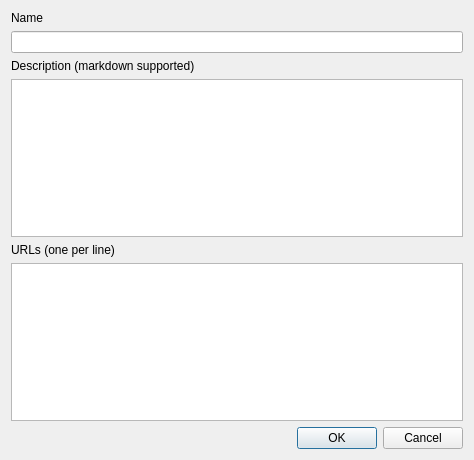
<?xml version="1.0" encoding="UTF-8"?>
<ui version="4.0">
 <class>NewTagDialog</class>
 <widget class="QDialog" name="NewTagDialog">
  <property name="geometry">
   <rect>
    <x>0</x>
    <y>0</y>
    <width>474</width>
    <height>460</height>
   </rect>
  </property>
  <property name="windowTitle">
   <string>Add new tag</string>
  </property>
  <property name="modal">
   <bool>false</bool>
  </property>
  <layout class="QVBoxLayout" name="verticalLayout">
   <item>
    <widget class="QLabel" name="label">
     <property name="text">
      <string>Name</string>
     </property>
    </widget>
   </item>
   <item>
    <widget class="QLineEdit" name="nameLineEdit"/>
   </item>
   <item>
    <widget class="QLabel" name="label_2">
     <property name="text">
      <string>Description (markdown supported)</string>
     </property>
    </widget>
   </item>
   <item>
    <widget class="QPlainTextEdit" name="descriptionPlainTextEdit"/>
   </item>
   <item>
    <widget class="QLabel" name="label_3">
     <property name="text">
      <string>URLs (one per line)</string>
     </property>
    </widget>
   </item>
   <item>
    <widget class="PlainTextListEdit" name="urlsPlainTextListEdit"/>
   </item>
   <item>
    <widget class="QDialogButtonBox" name="buttonBox">
     <property name="orientation">
      <enum>Qt::Orientation::Horizontal</enum>
     </property>
     <property name="standardButtons">
      <set>QDialogButtonBox::StandardButton::Cancel|QDialogButtonBox::StandardButton::Ok</set>
     </property>
    </widget>
   </item>
  </layout>
 </widget>
 <customwidgets>
  <customwidget>
   <class>PlainTextListEdit</class>
   <extends>QPlainTextEdit</extends>
   <header>app/gui/helper/plaintextlistedit.h</header>
  </customwidget>
 </customwidgets>
 <resources/>
 <connections>
  <connection>
   <sender>buttonBox</sender>
   <signal>accepted()</signal>
   <receiver>NewTagDialog</receiver>
   <slot>accept()</slot>
   <hints>
    <hint type="sourcelabel">
     <x>248</x>
     <y>254</y>
    </hint>
    <hint type="destinationlabel">
     <x>157</x>
     <y>274</y>
    </hint>
   </hints>
  </connection>
  <connection>
   <sender>buttonBox</sender>
   <signal>rejected()</signal>
   <receiver>NewTagDialog</receiver>
   <slot>reject()</slot>
   <hints>
    <hint type="sourcelabel">
     <x>316</x>
     <y>260</y>
    </hint>
    <hint type="destinationlabel">
     <x>286</x>
     <y>274</y>
    </hint>
   </hints>
  </connection>
 </connections>
</ui>
